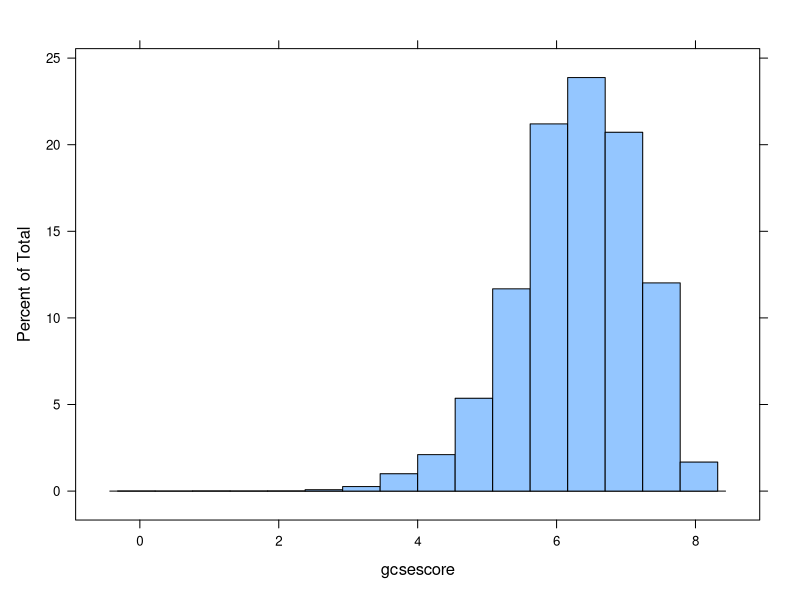
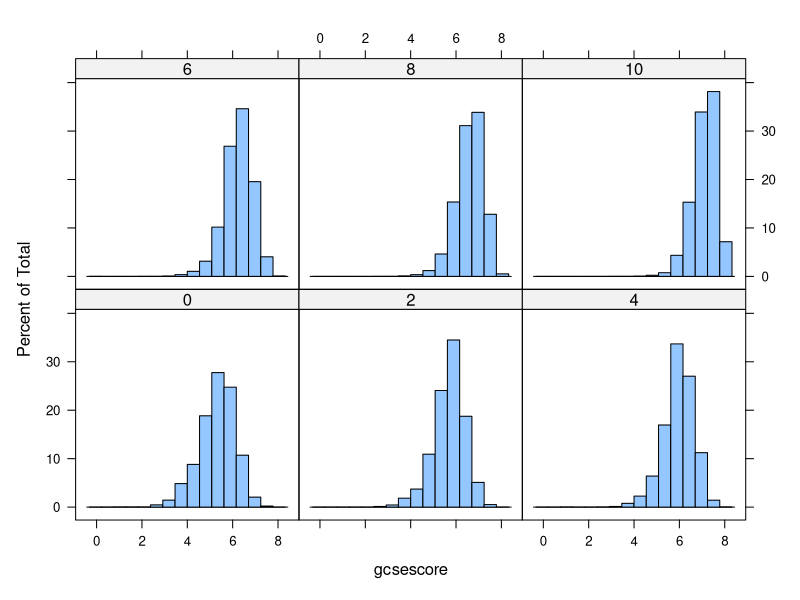
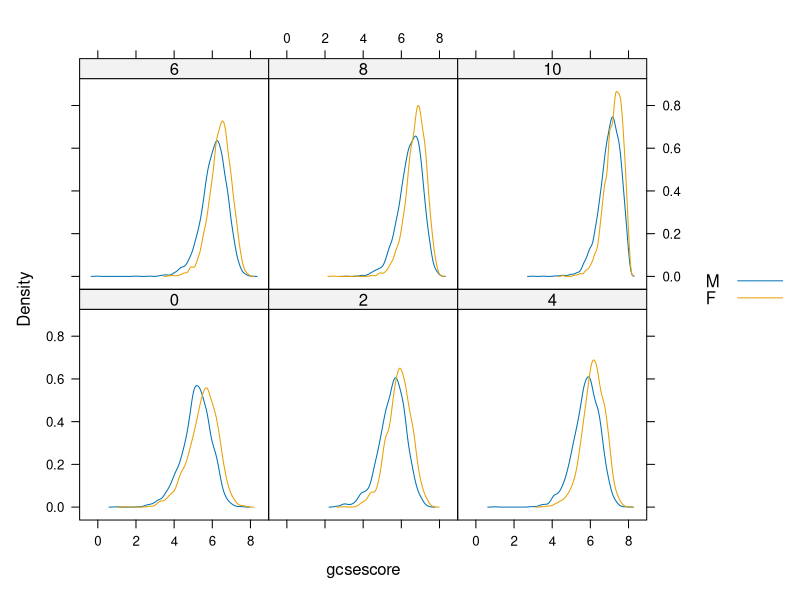
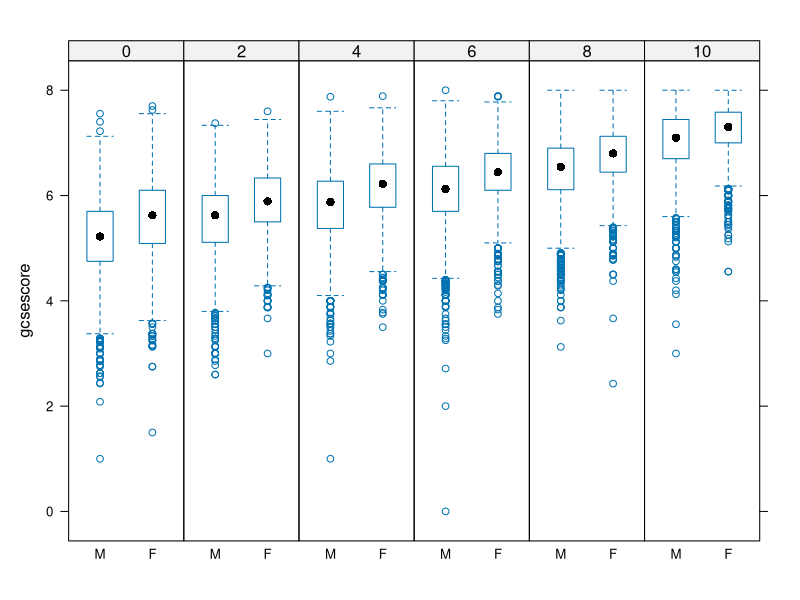

Here is the R script that generated these plots, in order:
install.packages("mlmRev")
library(mlmRev)
data("Chem97")
head(Chem97)
#histogram of the gcsescore
library(lattice)
histogram(~gcsescore,data=Chem97)
#getting histogram by score
histogram(~gcsescore|factor(score),data=Chem97)
densityplot(~gcsescore|factor(score),Chem97,groups = gender,
            plot.points=FALSE,auto.key = TRUE)
#following displays are available
#histogram
#densityplot
#qqmath=theoretical quantile plot
#stripplot- stripchart- 1D scatter plots
#bwplot- box and whisker plot
# dotplot- 
#   barchart
# xyplot- scatter plot
# splom- scatter plot matrix
# contourplot= countour plot of surfaces
# levelplot-level plot of surfaces
# wireframe-3dimensional perspective plot(
#   cloud- 3 dimensional scatter plot
#   parallel- parallel coordinates plot
# )

bwplot(gcsescore~gender|factor(score),Chem97,layout=c(6,1))
